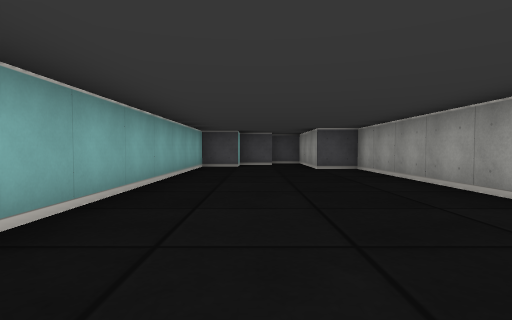
[1] (above)

24 first-person views from a walk through a cub3D maze. The camera is about half as high as the walls, tilts 2° down and sees 80° across. The floor is counted in squares. Each view is taken from the middle of a square. On the plan, view 1 faces up. The plan holds only what a view shows up to about 9 squares ahead; the rest is blank.

[2]
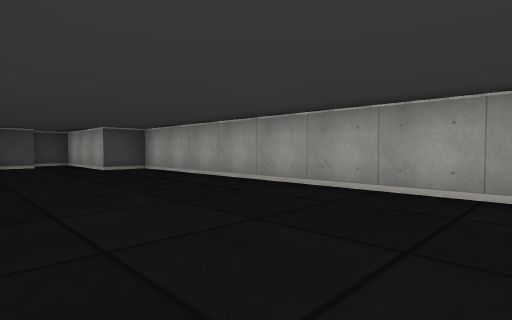

[3]
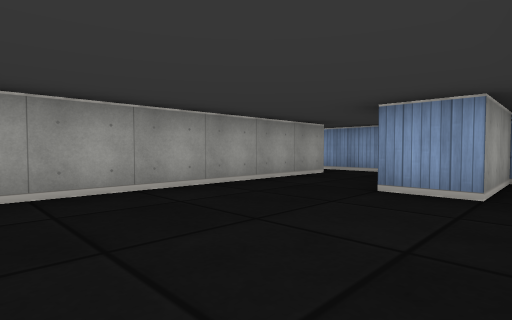

[4]
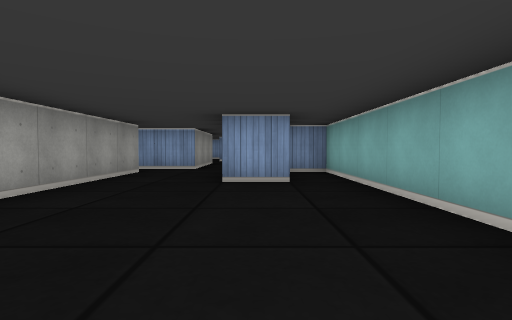

[5]
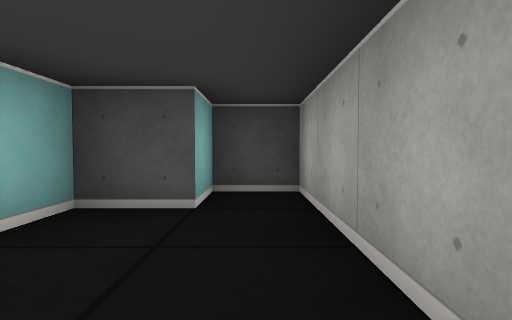

[6]
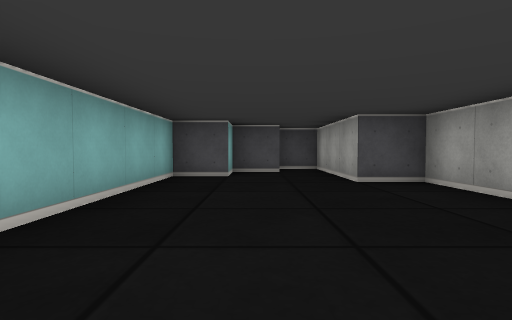

[7]
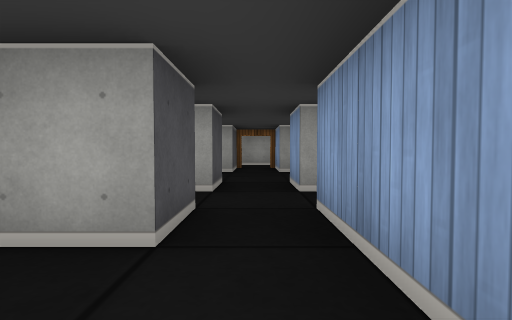

[8]
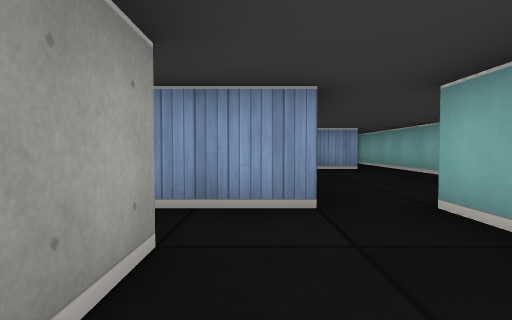

[9]
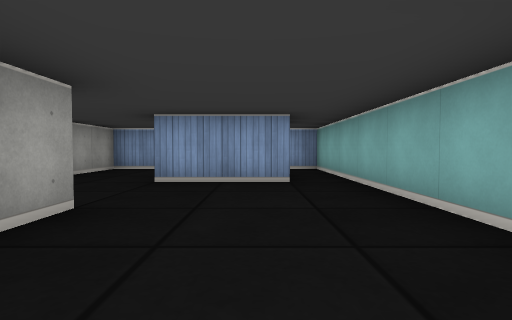

[10]
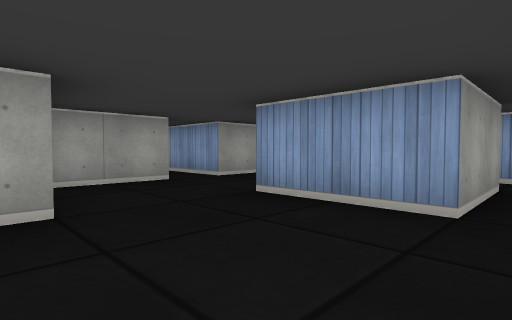

[11]
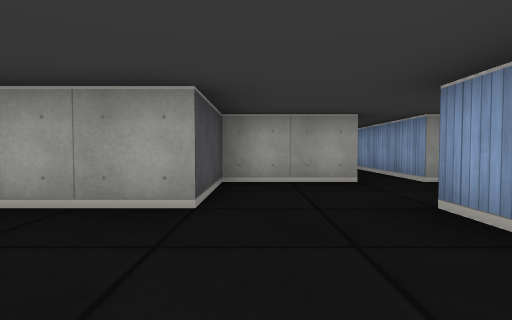

[12]
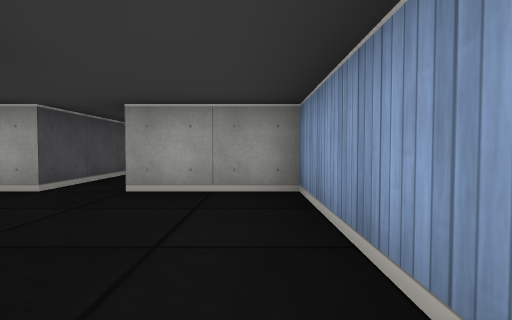

[13]
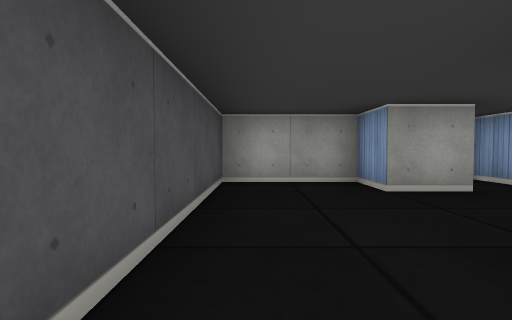

[14]
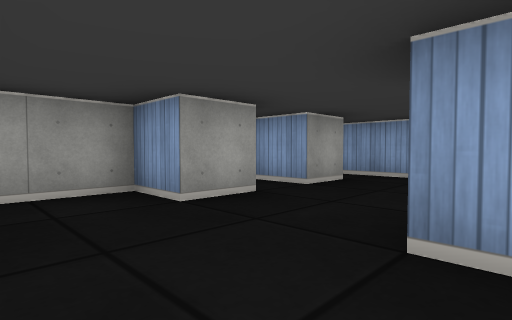

[15]
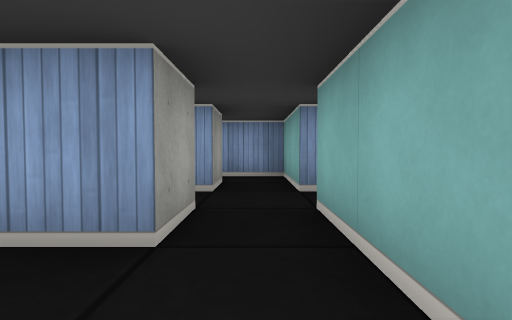

[16]
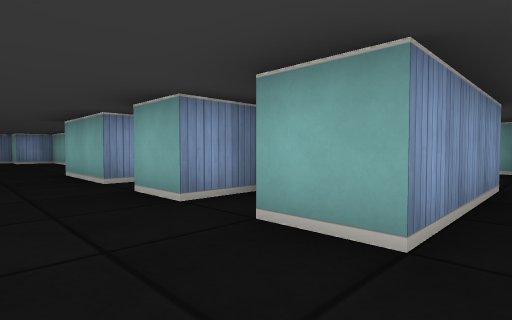

[17]
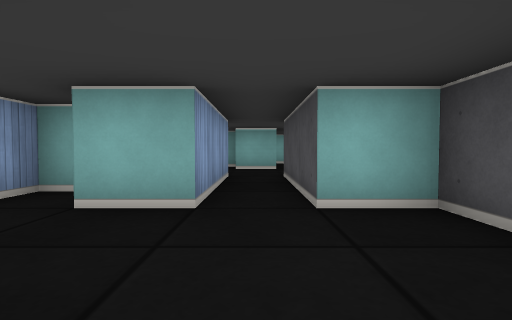

[18]
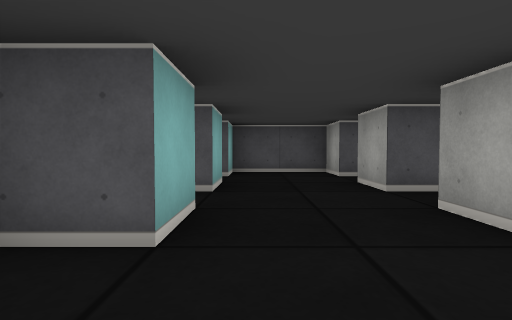

[19]
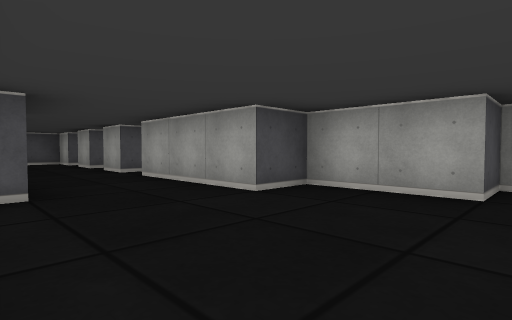

[20]
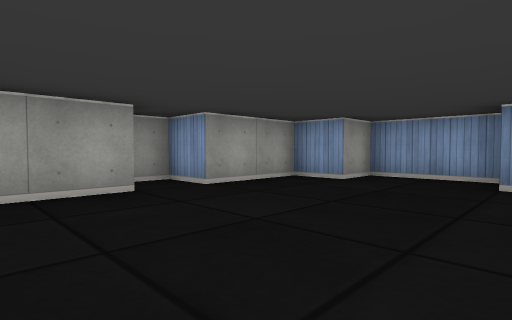

[21]
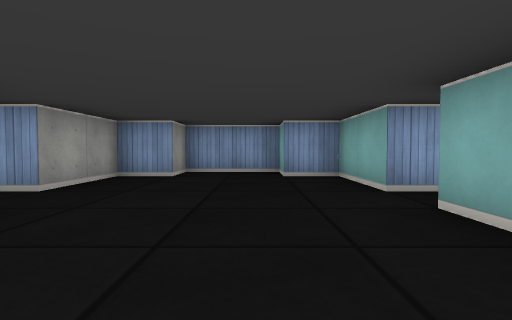

[22]
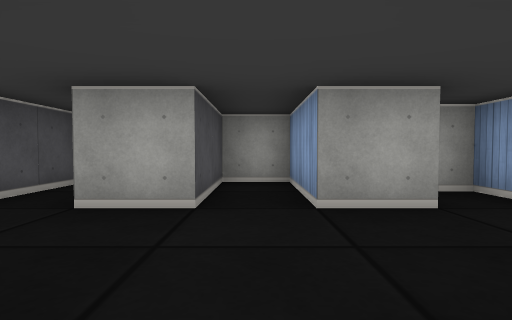

[23]
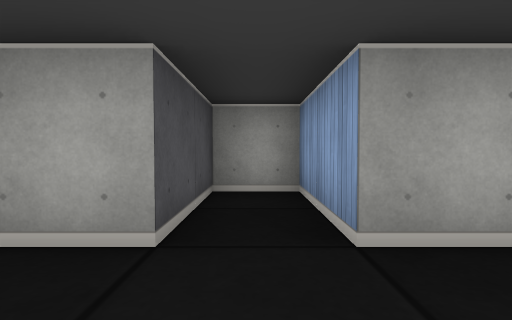

[24]
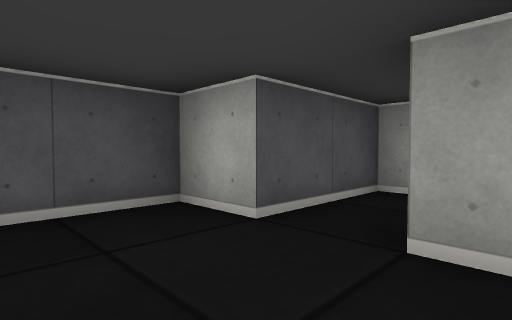

### Floor plan
Points are (right, up) in squares from view 1. A wall is a line through its corners. A room is listed if a view was taken in it or the views show most of it. See-through windows are left out.
Room 1 (views 1, 2, 3, 4, 5, 6)
walls: (2.5, -1.5) (2.5, 7.5) (1.5, 7.5) (1.5, 10.5) (0.5, 10.5) (0.5, 9.5) (-0.5, 9.5) (-0.5, 8.5) (-1.5, 8.5) (-1.5, -3.5) (-0.5, -3.5) (-0.5, -1.5) (0.5, -1.5)
ways out: opening at (1.5, -2.5) to room 2
Room 2 (views 7, 8, 9, 10, 11, 12)
walls: (-1.5, -6.8) (-1.5, -12.5) (3.5, -12.5) (3.5, -10.5) (6.5, -10.5); (-0.5, -11.5) (-0.5, -9.5) (1.5, -9.5) (1.5, -10.5); (0.5, -3.8) (0.5, -4.5); (3.5, -3.5) (2.5, -3.5) (2.5, -1.5); (6.5, -9.5) (3.5, -9.5) (3.5, -7.5) (1.5, -7.5) (1.5, -4.5) (3.5, -4.5)
ways out: opening at (1.5, -2.5) to room 1; opening at (3, -4) to room 3; opening at (6, -10) to room 4
Room 3 (views 13, 14, 15)
walls: (5.5, -3.5) (4.5, -3.5) (4.5, -2.5) (5.5, -2.5); (8.8, -3.5) (7.5, -3.5) (7.5, -2.5) (8.5, -2.5) (8.5, -0.5) (4.5, -0.5); (3.5, -4.5) (3.5, -6.5) (4.6, -6.5); (3.5, -1.5) (3.5, -3.5); (4.5, -5.5) (4.5, -4.5) (5.5, -4.5); (7.5, -5.6) (7.5, -4.5) (9, -4.5); (6.8, -6.5) (8.1, -6.5)
ways out: opening at (3, -4) to room 2; open door at (9, -4)
Room 4 (views 16, 17)
walls: (10.6, -9.5) (8.5, -9.5) (8.5, -8.5) (6.5, -8.5) (6.5, -9.5)
ways out: opening at (6, -10) to room 2; opening at (7.5, -11) to room 6
Room 5 (views 18, 19, 20, 21)
walls: (5.5, -18.8) (5.5, -19.5); (5.5, -20.5) (5.5, -22.5) (6.5, -22.5) (6.5, -23.5) (8.5, -23.5) (8.5, -22.5) (9.5, -22.5) (9.5, -20.5) (10.5, -20.5) (10.5, -19.5) (9.5, -19.5) (9.5, -17.5) (8.5, -17.5) (8.5, -14.5); (8.9, -14.5) (9.5, -14.5) (9.5, -14); (6, -14.5) (6.5, -14.5) (6.5, -16.5); (9, -13.5) (8.5, -13.5); (6.5, -13.5) (5.6, -13.5)
ways out: opening at (7.5, -13) to room 6; opening at (4.5, -20)
Room 6 (views 22, 23, 24)
walls: (8.5, -13.5) (8.5, -12.5) (10.5, -12.5) (10.5, -11.5) (8.5, -11.5) (8.5, -10.5); (6.5, -10.5) (6.5, -11.5); (5.5, -12) (5.5, -12.5) (6.5, -12.5) (6.5, -13.5)
ways out: opening at (7.5, -11) to room 4; opening at (7.5, -13) to room 5

Positions as (right, up) in squares from view 1, and headings:
1: (0, 0), facing up
2: (-1, 0), facing up-right
3: (-1, 2), facing down-right
4: (0, 3), facing down
5: (1, 7), facing up
6: (0, 3), facing up
7: (1, -4), facing right
8: (2, -2), facing down
9: (0, -5), facing down
10: (-1, -7), facing down-right
11: (-1, -8), facing right
12: (0, -12), facing right
13: (4, -1), facing right
14: (5, -1), facing down-right
15: (4, -1), facing down
16: (8, -10), facing down-left
17: (9, -10), facing left
18: (7, -15), facing up
19: (6, -20), facing up-right
20: (6, -18), facing down-right
21: (7, -17), facing down
22: (6, -12), facing right
23: (7, -12), facing right
24: (7, -11), facing up-right
